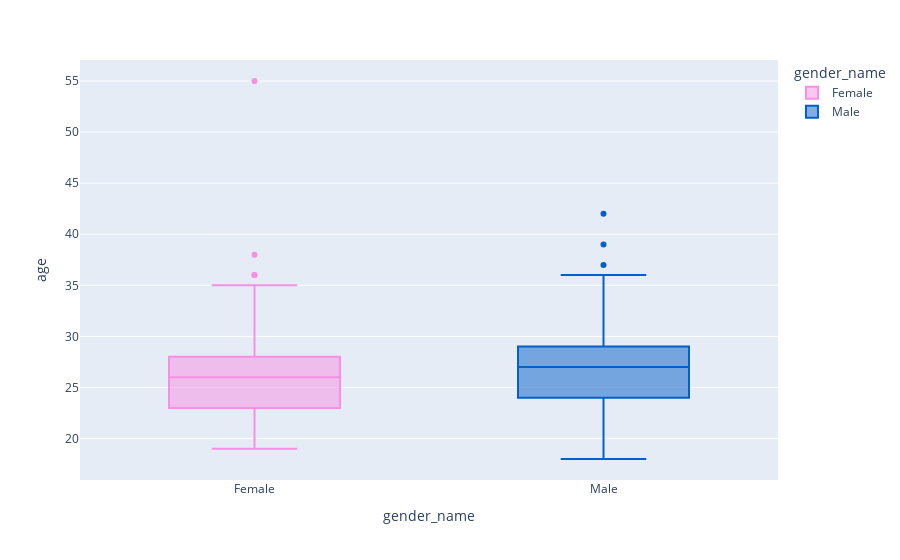

Notebook code cell kept with this figure:
### Markdown cell above
### Age distribution by gender
I used plotly express library to visualise the the distribution of ages of the men and the women who participated in the study.

### Code cell
fig = px.box(df_iid, x="gender_name", y="age", color="gender_name", color_discrete_sequence=["#F78FE4", "#0460C9"])
fig.show()

### Figure 1 — Plotly figure (JSON) as saved in the notebook; plotly's stock layout.template omitted (floating-point values rounded to 4 significant figures; data arrays with more than 128 entries replaced by an {"elided": "..."} marker saying what was removed)
{"data": [{"alignmentgroup": "True", "hovertemplate": "gender_name=%{x}<br>age=%{y}<extra></extra>", "legendgroup": "Female", "marker": {"color": "#F78FE4"}, "name": "Female", "notched": false, "offsetgroup": "Female", "orientation": "v", "showlegend": true, "type": "box", "x": {"elided": "274 str values"}, "x0": " ", "xaxis": "x", "y": {"elided": "274 int values"}, "y0": " ", "yaxis": "y"}, {"alignmentgroup": "True", "hovertemplate": "gender_name=%{x}<br>age=%{y}<extra></extra>", "legendgroup": "Male", "marker": {"color": "#0460C9"}, "name": "Male", "notched": false, "offsetgroup": "Male", "orientation": "v", "showlegend": true, "type": "box", "x": {"elided": "277 str values"}, "x0": " ", "xaxis": "x", "y": {"elided": "277 int values"}, "y0": " ", "yaxis": "y"}], "layout": {"boxmode": "overlay", "legend": {"title": {"text": "gender_name"}, "tracegroupgap": 0}, "margin": {"t": 60}, "xaxis": {"anchor": "y", "categoryarray": ["Female", "Male"], "categoryorder": "array", "domain": [0, 1], "title": {"text": "gender_name"}}, "yaxis": {"anchor": "x", "domain": [0, 1], "title": {"text": "age"}}}}
